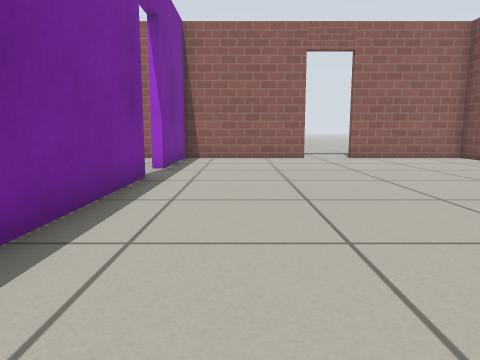
View 1 (above)

24 first-person views from a walk through a world built for the Gazebo simulator. The camera is 0.5 m above the floor, tilts 8° down and sees 70° across. Floor lines are 1 m apart. The floor is counted in squares, 0.5 m on a side. Each view is taken from the middle of a square. On the plan, view 1 faces up. The plan holds only what a view shows up to about 13 squares ahead; the rest is blank. The place goes on beyond the plan. Gazebo's built-in surfaces are drawn with simple patterns.

View 2
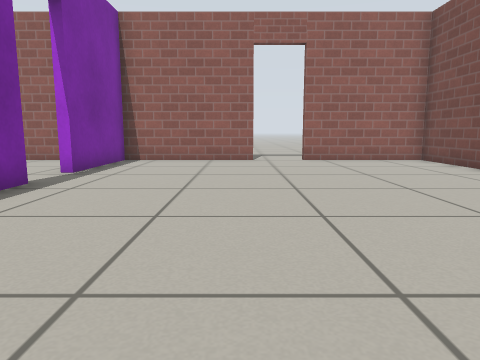

View 3
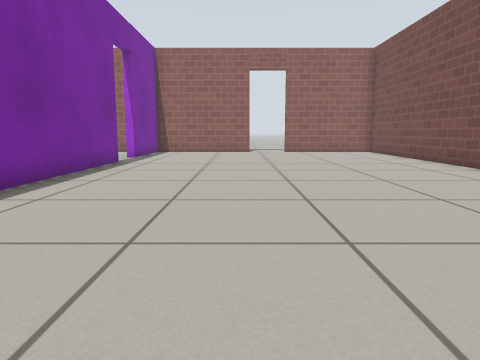

View 4
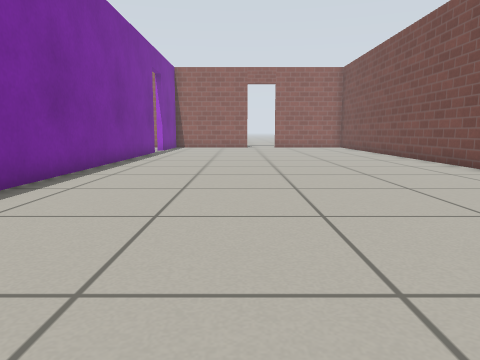

View 5
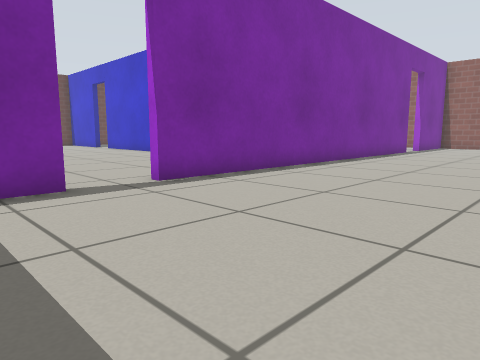

View 6
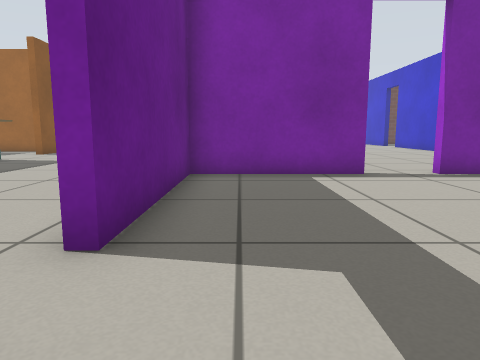

View 7
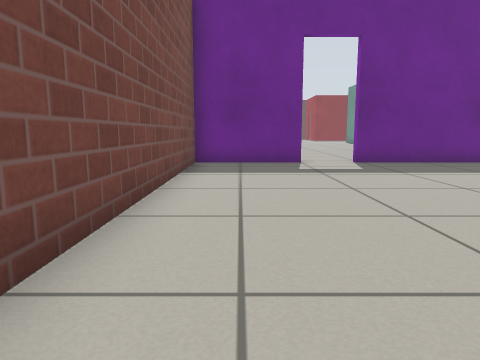

View 8
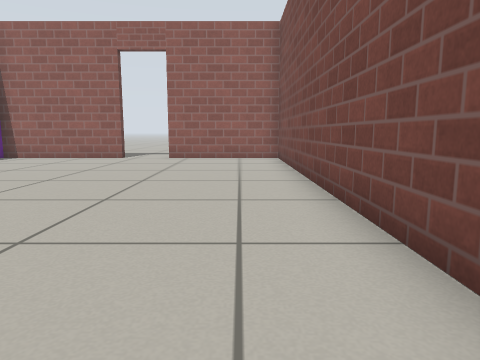

View 9
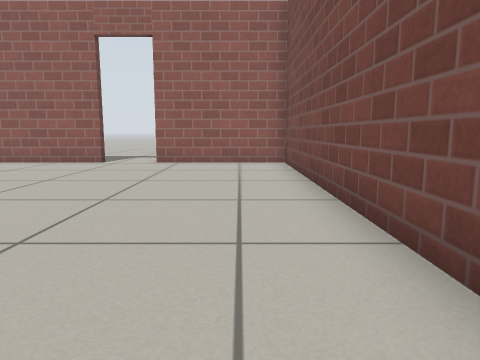

View 10
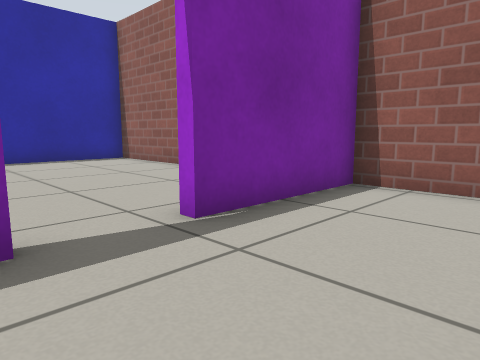

View 11
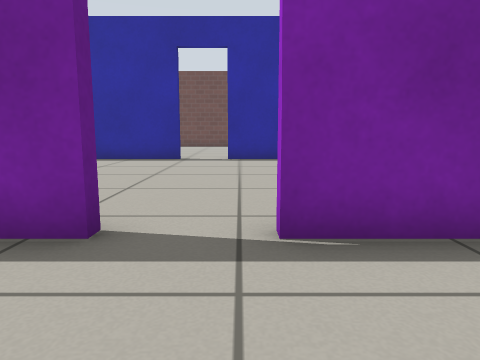

View 12
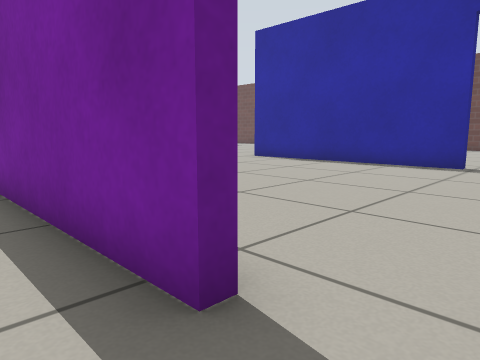

View 13
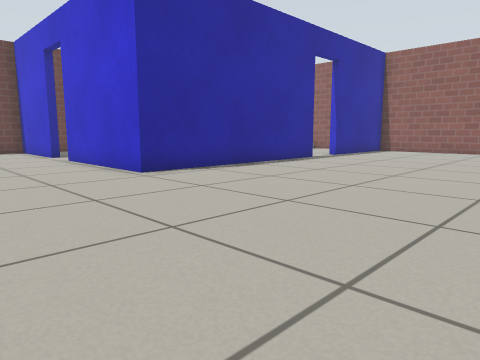

View 14
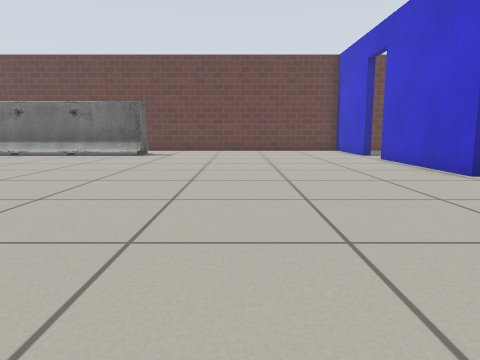

View 15
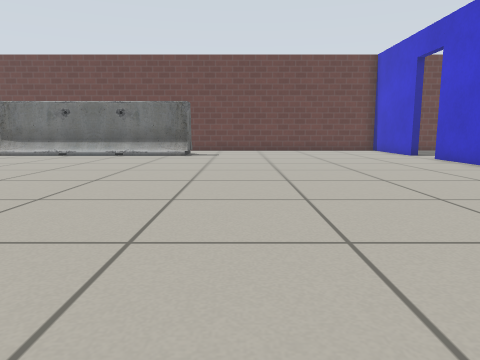

View 16
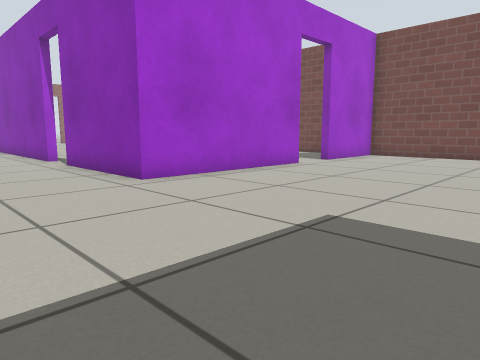

View 17
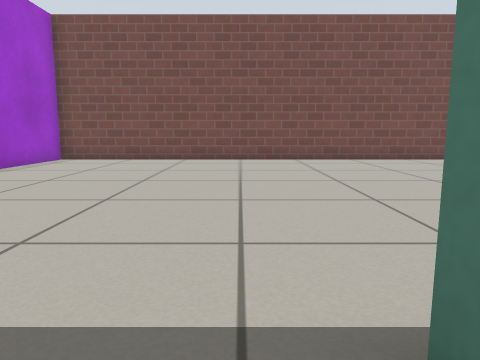

View 18
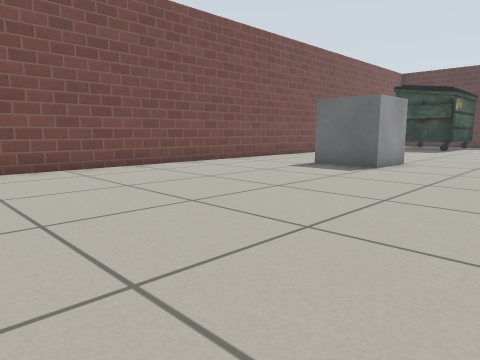

View 19
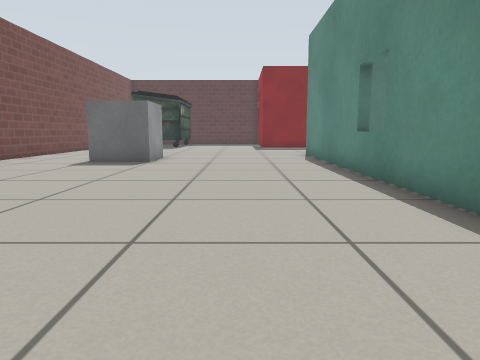

View 20
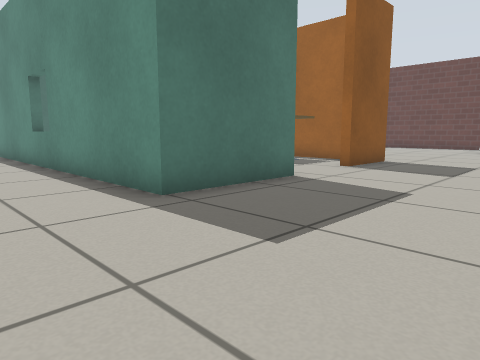

View 21
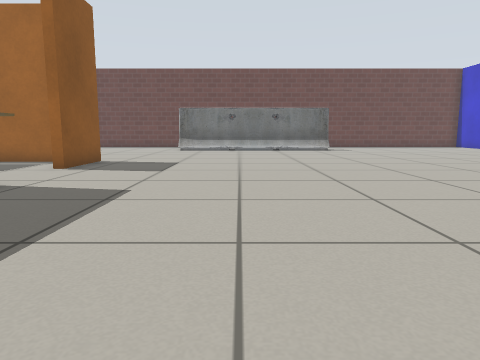

View 22
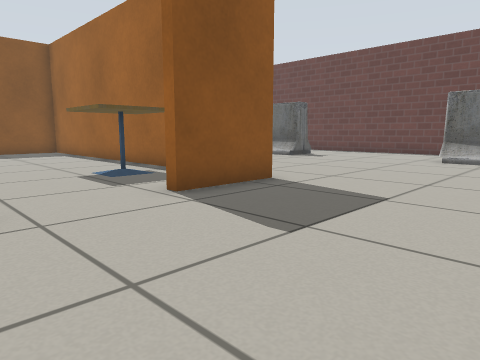

View 23
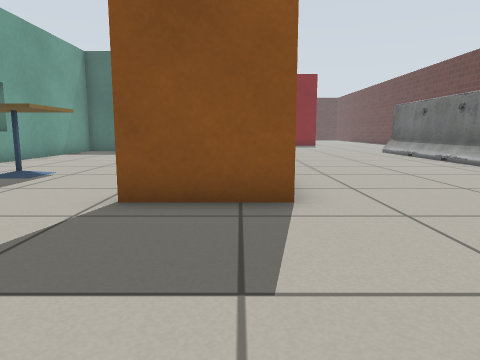

View 24
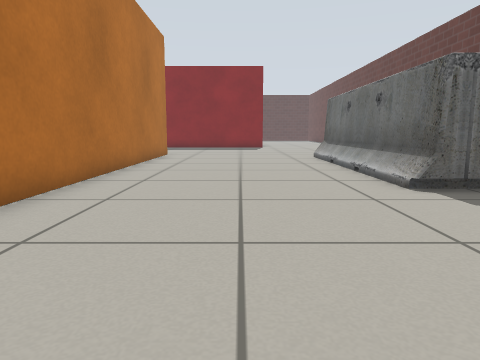

### Floor plan
Points are (right, up) in squares from view 1. A wall is a line through its corners. A room is listed if a view was taken in it or the views show most of it. See-through windows are left out.
Room 1 (views 1, 2, 3, 4, 5, 6, 7, 8, 9, 10, 11, 12)
walls: (8.5, 0.3) (8.5, 13.2) (4.3, 13.2); (-2.1, 7.6) (-2.1, -6.2); (-2.1, -8) (-2.1, -12.2) (3.3, -12.2); (2.5, 13.2) (-2.1, 13.2) (-2.1, 9.4); (5, -12.2) (8.5, -12.2) (8.5, -3)
ways out: open door at (-2, -7.5) to room 2; open door at (-2, 8.5) to room 2; open door at (4.5, -12) to room 2; open door at (3.5, 13)
Room 2 (views 13, 14, 15, 16, 17, 18, 19, 20, 21, 22, 23, 24)
walls: (-2.4, -6.2) (-2.4, -3.5); (-6.5, -19.8) (-2.9, -19.8) (-2.9, -31.5); (-11.9, -19.8) (-9.2, -19.8); (3.3, -12.5) (-2.4, -12.5) (-2.4, -8); (-11.7, 6.9) (-11.7, -0.8) (-16.8, -0.8); (-11.8, -31.5) (-11.8, -22.5); (8.5, -31.5) (8.5, -12.5) (5, -12.5); (-7.9, 13.2) (-11.7, 13.2) (-11.7, 8.5); (-3.4, 13.2) (-5.6, 13.2)
ways out: open door at (-2, -7.5) to room 1; open door at (-2, 8.5) to room 1; open door at (4.5, -12) to room 1; opening at (-8, -20); open door at (-17.5, -1); open door at (-12, 7.5)
objects: barrier (-18, -31) to (-18, -24); other object (3, -31) to (5, -29)

Where each view was taken, in squares from view 1:
view 1: 0 up, 0 right, facing up
view 2: 1 up, 2 right, facing up
view 3: 4 down, 2 right, facing up
view 4: 9 down, 2 right, facing up
view 5: 10 down, 4 right, facing up-left
view 6: 11 down, 6 right, facing left
view 7: 1 down, 7 right, facing down
view 8: 0 up, 7 right, facing up
view 9: 2 up, 7 right, facing up
view 10: 7 up, 1 right, facing up-left
view 11: 9 up, 1 right, facing left
view 12: 9 up, 1 left, facing down-left
view 13: 5 down, 4 left, facing up-left
view 14: 6 down, 4 left, facing left
view 15: 8 down, 4 left, facing left
view 16: 19 down, 6 left, facing up-right
view 17: 19 down, 4 left, facing right
view 18: 20 down, 1 left, facing down-right
view 19: 18 down, 0 right, facing down
view 20: 15 down, 0 right, facing down-left
view 21: 15 down, 0 right, facing left
view 22: 15 down, 6 left, facing down-left
view 23: 15 down, 11 left, facing down
view 24: 18 down, 15 left, facing down
